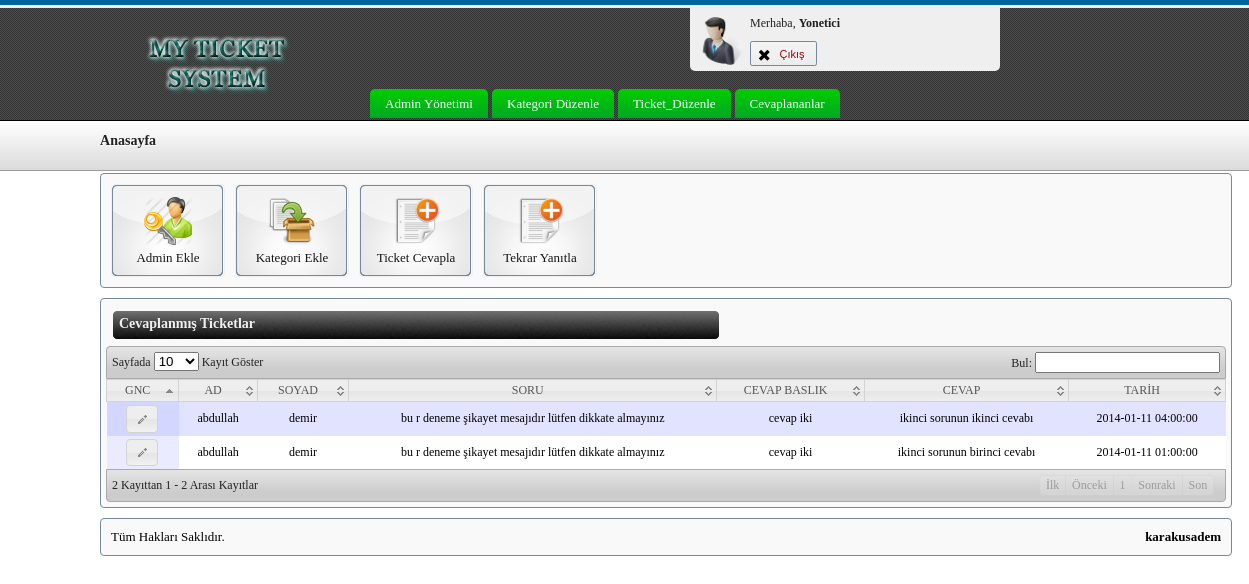
/admin/index.php?islem=cevaplananlar (signed in), run on the app's committed database.
### tables this page shows
CREATE TABLE IF NOT EXISTS `uye_detay` (
  `id_kullanici` int(11) NOT NULL AUTO_INCREMENT,
  `id_kategori` int(2) NOT NULL,
  `ad` varchar(25) NOT NULL,
  `soyad` varchar(25) NOT NULL,
  `email` varchar(100) NOT NULL,
  `sifreleme` varchar(40) NOT NULL,
  `ip` varchar(30) NOT NULL,
  `status` int(1) NOT NULL COMMENT '0-pasif, 1-soru, 2-cevaplanan',
  PRIMARY KEY (`id_kullanici`)
);

CREATE TABLE IF NOT EXISTS `soru` (
  `id_soru` int(11) NOT NULL AUTO_INCREMENT,
  `id_kullanici` int(11) NOT NULL,
  `baslik` varchar(255) NOT NULL,
  `soru` text NOT NULL,
  `tarih` datetime NOT NULL,
  `dosya` varchar(255) DEFAULT NULL,
  PRIMARY KEY (`id_soru`),
  KEY `id_kullanici` (`id_kullanici`)
);

CREATE TABLE IF NOT EXISTS `cevap` (
  `id_cevap` int(11) NOT NULL AUTO_INCREMENT,
  `id_soru` int(11) NOT NULL,
  `baslik` varchar(255) NOT NULL,
  `cevap` text NOT NULL,
  `tarih` datetime NOT NULL,
  `dosya` varchar(255) DEFAULT NULL,
  PRIMARY KEY (`id_cevap`),
  KEY `id_soru` (`id_soru`)
);

### lib/ezSQL/shared/ez_sql_core.php (called while the page is built, shortened)
<?php
	class ezSQLcore
	{
		var $timers           = array();
		function get_host_port( $host, $default = false )
		{
			$port = $default;
			return array( $host, $port );
		}
		function flush()
		{
			$this->last_result = null;
		}
		function get_results($query=null, $output = OBJECT)
		{
			if ( $query )
			{
				$this->query($query);
			}
			if ( $output == OBJECT )
			{
				return $this->last_result;
			}
		}
		function timer_get_cur()
		{
			list($usec, $sec) = explode(" ",microtime());
			return ((float)$usec + (float)$sec);
		}
		function timer_start($timer_name)
		{
			$this->timers[$timer_name] = $this->timer_get_cur();
		}
		function timer_elapsed($timer_name)
		{
			return round($this->timer_get_cur() - $this->timers[$timer_name],2);
		}
	}

### config.php (called while the page is built, shortened)
<?php
include_once "lib/ezSQL/shared/ez_sql_core.php";
include_once "lib/ezSQL/mysqli/ez_sql_mysqli.php";
$DB = new ezSQL_mysqli('root','','myticketsystem','localhost');

### lib/ezSQL/mysqli/ez_sql_mysqli.php (called while the page is built, shortened)
<?php
	$ezsql_mysqli_str = array
	(
		1 => 'Require $dbuser and $dbpassword to connect to a database server',
		2 => 'Error establishing mySQLi database connection. Correct user/password? Correct hostname? Database server running?',
		3 => 'Require $dbname to select a database',
		4 => 'mySQLi database connection is not active',
		5 => 'Unexpected error while trying to select database'
	);
	class ezSQL_mysqli extends ezSQLcore
	{
		function connect($dbuser='', $dbpassword='', $dbhost='localhost', $dbport=false)
		{
			global $ezsql_mysqli_str; $return_val = false;
			if ( ! $dbuser )
			{
				$this->register_error($ezsql_mysqli_str[1].' in '.__FILE__.' on line '.__LINE__);
				$this->show_errors ? trigger_error($ezsql_mysqli_str[1],E_USER_WARNING) : null;
			}
			else if ( ! $this->dbh = new mysqli($dbhost,$dbuser,$dbpassword, '', $dbport) )
			{
				$this->register_error($ezsql_mysqli_str[2].' in '.__FILE__.' on line '.__LINE__);
				$this->show_errors ? trigger_error($ezsql_mysqli_str[2],E_USER_WARNING) : null;
			}
			else
			{
				$return_val = true;
			}
			return $return_val;
		}
		function query($query)
		{
			$return_val = 0;
			$query = trim($query);
			$this->result = @$this->dbh->query($query);
			$is_insert = false;
			if ( preg_match("/^(insert|delete|update|replace|truncate|drop|create|alter|begin|commit|rollback|set)/i",$query) )
			{
				$this->rows_affected = @$this->dbh->affected_rows;
				$return_val = $this->rows_affected;
			}
			else
			{
				$i=0;
				$num_rows=0;
				while ( $row = @$this->result->fetch_object() )
				{
					$num_rows++;
				}
				$this->num_rows = $num_rows;
				$return_val = $this->num_rows;
			}
			return $return_val;
		}
	}

### admin/cevaplananlar.php (the view, shortened to what this page needs)
<?php include_once "../config.php"; ?>
<h3 class="anabaslik" style="width:100%">Cevaplanmış Ticketlar</h3>
<table class="dataTable">
    <thead>
		<tr>
			<th>GNC</th>
                        <th>AD</th>
                        <th>SOYAD</th>
			<th>SORU</th>
                        <th>CEVAP BASLIK</th>
			<th>CEVAP</th>
			<th>TARİH</th>
		 </tr>
	</thead>
    <tbody>
<?php
	$sql="SELECT ud.ad,ud.soyad, s.id_soru, c.baslik, s.soru, c.id_cevap, c.id_soru, c.cevap, c.tarih "
                . "FROM uye_detay ud "
                . "INNER JOIN soru s "
                . "ON ud.id_kullanici=s.id_soru "
                . "INNER JOIN cevap c "
                . "ON s.id_soru = c.id_soru "
                . "WHERE STATUS=2 "
                . "ORDER BY c.id_cevap DESC";
	$sonuclar=$DB->get_results($sql);
	foreach($sonuclar as $kayitlar){
?>
        <tr>
			<td class="center"><a href="index.php?islem=cevap_duzenle&id=<?php echo $kayitlar->id_cevap; ?>"><button class="gncll" value="Güncelle">Güncelle</button></a></td>
			<td class="center"><?php echo $kayitlar->ad;  ?></td>
                        <td class="center"><?php echo $kayitlar->soyad;  ?></td>
			<td class="center"><?php echo $kayitlar->soru;  ?></td>
                        <td class="center"><?php echo $kayitlar->baslik;  ?></td>
			<td class="center"><?php echo $kayitlar->cevap;  ?></td>
			<td class="center"><?php echo $kayitlar->tarih;  ?></td>
		</tr>
<?php } ?>
    </tbody>
</table>

### admin/resources/css/style.css (style rules this page uses)
body { background-image:url(images/back.png); background-repeat:repeat-x; font-family: trebuchet ms; margin-left:100px; font-size:75%; width:900px; }
a { text-decoration:none; }
.gncll { font-weight:bold; }
.anabaslik { color:#efefef; padding-top:5px; padding-bottom:7px; padding-left:6px; margin:7px; font-size:14px; background-image:url(images/anabaslik.png); background-repeat:no-repeat; }

### admin/resources/css/dataTables_themeroller.css (style rules this page uses)
table.dataTable { margin: 0 auto;clear: both;width: 100%;border-collapse: collapse; }
table.dataTable thead th { padding: 3px 0px 3px 10px;cursor: pointer; *cursor: hand; }
table.dataTable td { padding: 3px 10px; }
table.dataTable td.center, table.dataTable td.dataTables_empty { text-align: center; }
table.dataTable tr.odd { background-color: #E2E4FF; }
table.dataTable tr.even { background-color: white; }
table.dataTable tr.odd td.sorting_1 { background-color: #D3D6FF; }
table.dataTable tr.even td.sorting_1 { background-color: #EAEBFF; }

### data on the page
uye_detay: ad "abdullah", soyad "demir", soru.soru "bu r deneme şikayet mesajıdır lütfen dikkate almayınız", cevap.baslik "cevap iki", cevap.cevap "ikinci sorunun ikinci cevabı", cevap.tarih "2014-01-11 04:00:00", cevap.cevap "ikinci sorunun birinci cevabı", cevap.tarih "2014-01-11 01:00:00"
